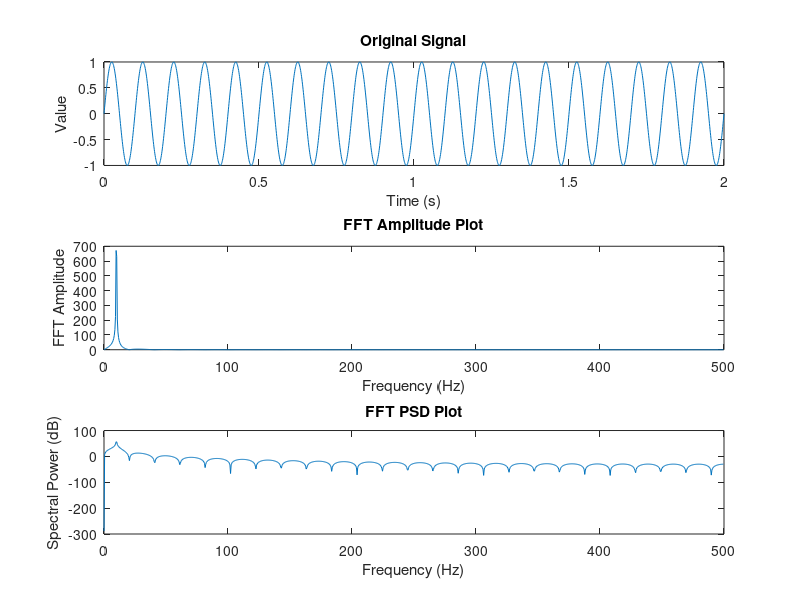

Reproduce this figure in MATLAB.
% Andrew Schneer
% FFT Matlab Code
% 06/11/2015

% Housekeeping.
close all;
clear all;
clc;

% Create dummy sinewave for
% testing the code.

	% Create a sample waveform to test code with.
	dum_a = 1;
	% Phase offset of signal.
	dum_b = 0; % radians.
	% Signal frequency.
	dum_F = 10; % Hz.
	% Signal period.
	dum_T = (1/dum_F); % sec.
	% Sampling frequency.
	dum_Fs = 1000; % Hz.
	% Sampling period.
	dum_Ts = (1/dum_Fs); % sec.
	% Signal DC offset.
	dum_k = 0;
	% Signal interval times.
	dum_t_start = 0; % sec.
	dum_t_finish = 2; % sec.
	dum_dt = (dum_t_finish-dum_t_start); % sec.
	% Time scale.
	dum_t = linspace(dum_t_start,dum_t_finish,(dum_Fs*dum_dt)); % sec.
	% Signal.
	dum_x = ((dum_a*sin((2.*pi.*dum_F.*dum_t)+dum_b))+dum_k);

% Obtain actual signal to perform
% spectral analysis on.

	% IMPORT SIGNAL DATA...
	x = dum_x; % (temporary).

% Declare information about
% imported signal.

% Sampling frequency.
%Fs = 1000; % Hz.
Fs = dum_Fs; % Hz.
% Sampling period.
%Ts = (1/Fs); % sec.
Ts = dum_Ts; % sec.
% Time scale.
%t = linspace(dum_t_start,dum_t_finish,(dum_Fs*dum_dt)); % sec.
t = dum_t; % sec.
% Number of FFT points.
% Extra ones are zero padded
% onto signal.
nfft = (2^(ceil(log10(length(x))/log10(2))));
% Frequency spectrum values.
f = ((Fs/nfft).*linspace(0,((nfft/2)-1),(nfft/2)));

% Perform actual spectral analysis
% on imported signal.

% Take FFT.  The result is
% a series of complex numbers.
dft = fft(x,nfft);
% Take first half of FFT output.
dft = dft(1:(nfft/2));
% Magnitude of FFT output.
% This converts the complex
% numbers into real number
% magnitude values.
mag_dft = abs(dft);
% Power of FFT output.
% Taking the magnitude of the complex
% FFT output and squaring it is the
% same as multiplying each complex element
% by its conjugate.  The only difference
% is that technically the conjugate method
% produces a complex number with zero
% imaginary component while the magnitude/
% squaring method produces simply a real number.
pow_dft = (mag_dft.^2);
% Plot power on log scale.
pow_dft_log = (10.*log10(pow_dft));

% Plots.
figure(1);
% Signal.
subplot(3,1,1);
plot(t,x);
title('Original Signal');
xlabel('Time (s)');
ylabel('Value');
% FFT Amplitude.
subplot(3,1,2);
plot(f,mag_dft);
title('FFT Amplitude Plot');
xlabel('Frequency (Hz)');
ylabel('FFT Amplitude');
% PSD Power Spectral Density.
subplot(3,1,3);
plot(f,pow_dft_log);
title('FFT PSD Plot');
xlabel('Frequency (Hz)');
ylabel('Spectral Power (dB)');
